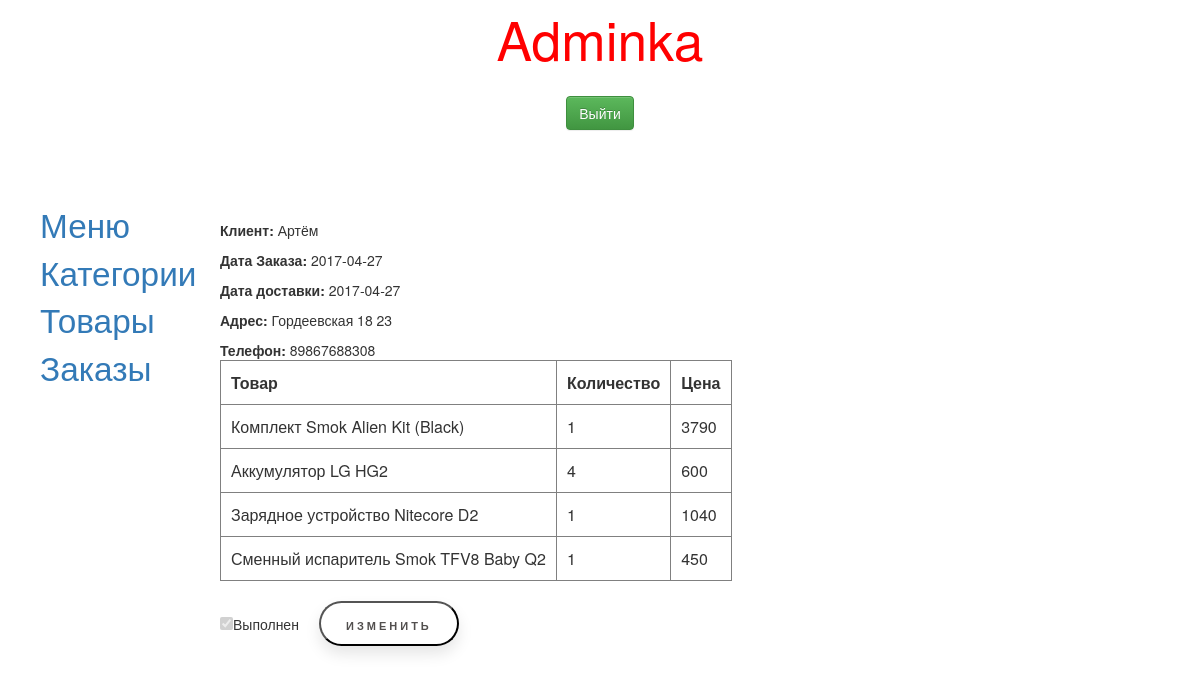
Screenshot of /admin/show-zakaz.php?idZ=3 (signed in) with the database file from the repository.
### tables this page shows
CREATE TABLE IF NOT EXISTS `zakaz` (
  `idZ` int(11) NOT NULL AUTO_INCREMENT,
  `datZ` date NOT NULL,
  `loginU` varchar(20) NOT NULL,
  `addrDost` varchar(100) NOT NULL,
  `phoneDost` varchar(11) NOT NULL,
  `statusZ` int(11) NOT NULL,
  `datPost` date NOT NULL,
  PRIMARY KEY (`idZ`)
);

CREATE TABLE IF NOT EXISTS `tovar` (
  `idT` int(11) NOT NULL AUTO_INCREMENT,
  `idK` int(11) NOT NULL,
  `nazT` varchar(100) NOT NULL,
  `datPost` date NOT NULL,
  `priceProd` int(11) NOT NULL,
  `opisanie` varchar(10000) NOT NULL,
  `photoT` varchar(50) NOT NULL,
  PRIMARY KEY (`idT`)
);

CREATE TABLE IF NOT EXISTS `zakaztovar` (
  `idZ` int(11) NOT NULL,
  `idT` int(11) NOT NULL,
  `kolvo` int(11) NOT NULL,
  `pricePok` int(11) NOT NULL
);

### admin/show-zakaz.php (the view, shortened to what this page needs)
<link type='text/css' href='css/bootstrap.min.css' rel='stylesheet' media='screen'>
<link rel="stylesheet" type="text/css" href="css/bootstrap-theme.min.css" media="screen">
<link rel="stylesheet" type="text/css" href="css/admin.css">
<?php
require "func/connect.php";
if (!isset($_SESSION['admin']))
{
	require "struct/checkAdmin.php";
}
else
{
require "struct/header.php";
?>
<?php
$a=array($_GET['idZ']);
$STH = $DBH->prepare('SELECT * from zakaz where idZ=?');
$STH->execute($a);
$row=$STH->fetch();
echo "<p><b>Клиент: </b>".$row['loginU'];
echo "<p><b>Дата Заказа: </b>".$row['datZ'];
echo "<p><b>Дата доставки: </b>".$row['datPost'];
echo "<p><b>Адрес: </b>".$row['addrDost'];
echo "<p><b>Телефон: </b>".$row['phoneDost'];
$STH = $DBH->prepare('SELECT * from zakaz,tovar,zakaztovar where zakaz.idZ=zakaztovar.idZ and tovar.idT=zakaztovar.idT and zakaztovar.idZ=?');
$STH->execute($a);
$row1=$STH->fetchAll();
echo "<table border=1 class='table-zakaz'><tr>";
echo "<th>Товар</th><th>Количество</th><th>Цена</th></tr>";
foreach ($row1 as $row)
{
	echo "<tr><td>".$row['nazT']."</td><td>".$row['kolvo']."</td><td>".$row['pricePok']."</td></tr>";
}
echo "</table>";
echo "<form action='show-zakaz.php?idZ=".$row['idZ']."' method='post'>";
if ($row['statusZ']==1)
echo "<input type='checkbox' name='statusZ' checked disabled>Выполнен";
else
echo "<input type='checkbox' name='statusZ'>Выполнен";
echo "<input type='submit' class='button' name='change-status' value='Изменить'></form>";
require "struct/footer.php";
}
?>

### admin/css/admin.css (style rules this page uses)
.button { text-decoration: none; outline: none; display: inline-block; width: 140px; height: 45px; line-height: 45px; border-radius: 45px; margin: 10px 20px; font-family: 'Montserrat', sans-serif; font-size: 11px; text-transform: uppercase; text-align: center; letter-spacing: 3px; font-weight: 600; color: #524f4e; background: white; box-shadow: 0 8px 15px rgba(0,0,0,.1); transition: .3s; }
.table-zakaz td, th { padding:10px; }

### rows the page displays
zakaz: loginU "Артём", datZ "2017-04-27", datPost "2017-04-27", addrDost "Гордеевская 18 23", phoneDost "89867688308", tovar.nazT "Комплект Smok Alien Kit (Black)", zakaztovar.kolvo "1", zakaztovar.pricePok "3790", tovar.nazT "Аккумулятор LG HG2", zakaztovar.kolvo "4", zakaztovar.pricePok "600", tovar.nazT "Зарядное устройство Nitecore D2", zakaztovar.pricePok "1040", tovar.nazT "Сменный испаритель Smok TFV8 Baby Q2", zakaztovar.pricePok "450"
